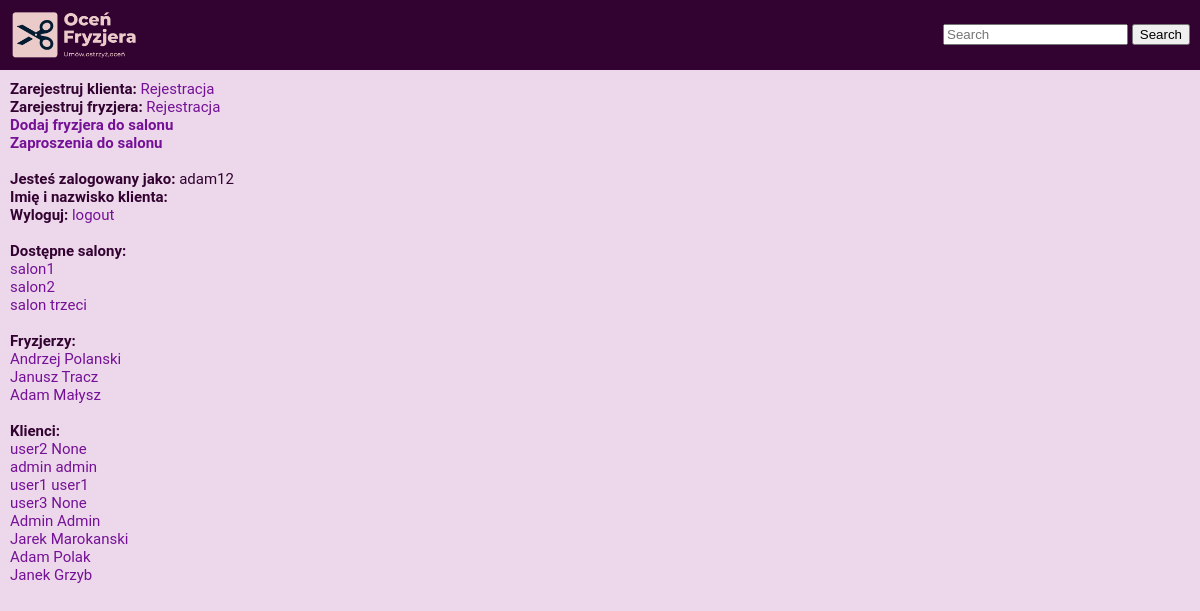
The page / (signed in) on the database as committed earlier.
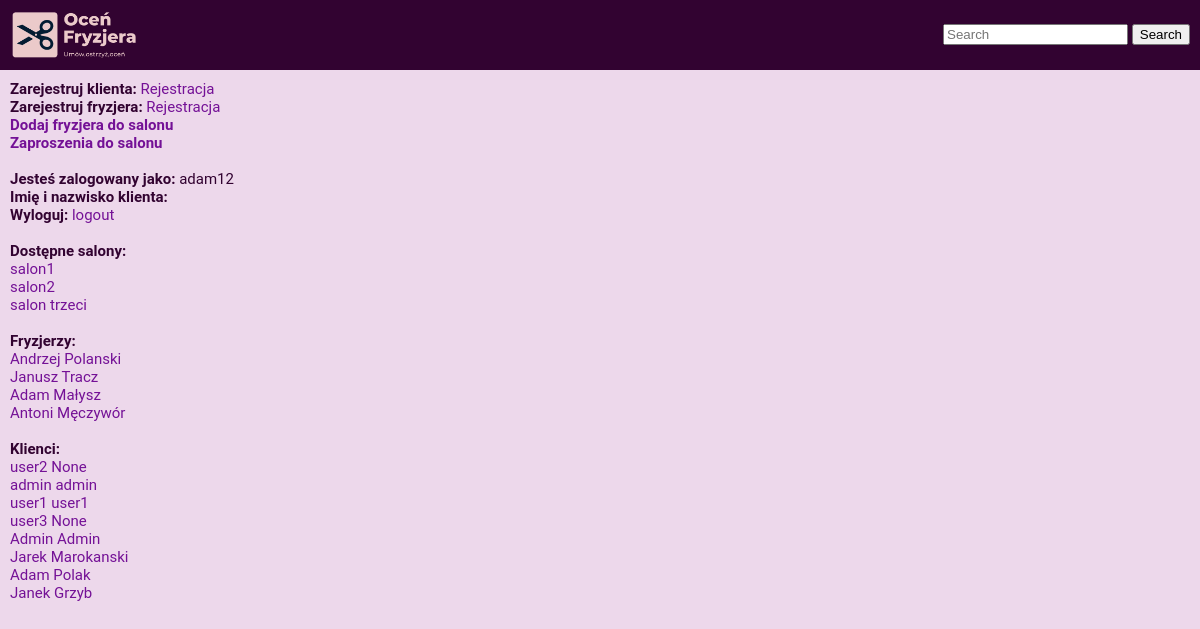
The same page on the database as committed later.
### main/models.py (models this page shows, shortened)
class Salon(models.Model):
    wlasciciel = models.ForeignKey(Fryzjer, on_delete=models.CASCADE, related_name='wlasciciel', null=True)
    fryzjer = models.ManyToManyField(Fryzjer, related_name='fryzjer')
    nazwa = models.CharField(max_length=50, default='NoName')
    NIP = models.CharField(max_length=25)
    regon = models.CharField(max_length=25)
    ulica = models.CharField(max_length=50, blank=True, null=True)
    nr_lokalu = models.IntegerField(default=0, blank=True, null=True)
    miasto = models.CharField(max_length=50)
    kod_pocztowy = models.CharField(max_length=20)
    nr_tel = models.CharField(max_length=20, default='no number')
    godzina_otwarcia = models.CharField(max_length=10, default='Brak')
    godzina_zamkniecia = models.CharField(max_length=10, default='Brak')

class Fryzjer(models.Model):
    salon_to_add = models.ManyToManyField(SalonRelationship)
    user = models.ForeignKey(User, on_delete=models.CASCADE)
    imie = models.CharField(max_length=50, null=True)
    nazwisko = models.CharField(max_length=50, null=True)
    srednia_ocena = models.FloatField(blank=True, null=True)
    ulica = models.CharField(max_length=50, blank=True, null=True)
    nr_domu = models.IntegerField(default=0, blank=True, null=True)
    miasto = models.CharField(max_length=50, null=True)
    kod_pocztowy = models.CharField(max_length=20, null=True)
    nr_tel = models.CharField(max_length=20, default='no number')
    avatar = models.ImageField(upload_to='main/static/ocen_fryzjera/avatars/fryzjers/', null=True, blank=True)
    invites = models.ManyToManyField('self', related_name='invites')
    invite_sent = models.ManyToManyField('self', blank=True, related_name='invites_sent', symmetrical=False)
    invite_received = models.ManyToManyField('self', blank=True, related_name='invites_received', symmetrical=False)

class Klient(models.Model):
    imie = models.CharField(max_length=50, null=True)
    nazwisko = models.CharField(max_length=50, null=True)
    user = models.ForeignKey(User, on_delete=models.CASCADE, related_name='klient')
    staly_klient = models.BooleanField(default=False, null=True)
    nr_telefonu = models.CharField(max_length=20, null=True, blank=True)
    ulica = models.CharField(max_length=50, blank=True, null=True)
    nr_domu = models.IntegerField(default=0, blank=True, null=True)
    miasto = models.CharField(max_length=50, null=True)
    kod_pocztowy = models.CharField(max_length=20, null=True)
    avatar = models.ImageField(upload_to='main/static/ocen_fryzjera/avatars/klients/', null=True, blank=True)

### main/views.py (the view)
# urls.py: path('', views.home, name='home'),
@login_required
def home(request):
    salony = Salon.objects.all()
    fryzjerzy = Fryzjer.objects.all()
    klienci = Klient.objects.all()
    user_klient = Klient.objects.all().filter(user=request.user).first()
    context = {
        'user_klient': user_klient,
        'salony': salony,
        'fryzjerzy': fryzjerzy,
        'klienci': klienci,
    }
    return render(request, 'main/home.html', context)

### main/templates/main/home.html
{% extends 'main/base.html' %}
{% block content %}
<div><span class="heading">Zarejestruj klienta:</span> <a href="{% url 'register' %}">Rejestracja</a></div>
<div><span class="heading">Zarejestruj fryzjera:</span> <a href="{% url 'barber_register' %}">Rejestracja</a></div>
<div><span class="heading"><a href="{% url 'dodaj_fryzjera' %}">Dodaj fryzjera do salonu</a></span></div>
<div><span class="heading"><a href="{% url 'zaproszenia_do_salonu' %}">Zaproszenia do salonu</a></span></div>
<br>
{% if user.is_authenticated %}
<div><span class="heading">Jesteś zalogowany jako:</span> {{request.user.username}}</div>
<div><span class="heading">Imię i nazwisko klienta:</span> {{user_klient.imie}} {{user_klient.nazwisko}}</div>
<div><span class="heading">Wyloguj:</span> <a href ="{% url 'logout' %}">logout</a></div>
{% else %}
<div><span class="heading">Zaloguj:</span> <a href="{% url 'login' %}">login</a></div>
{% endif %}
<br>
<div><span class="heading">Dostępne salony:</span></div>
{% for salon in salony %}
<div><a href="{% url 'pokaz_salon' salon.id %}">{{salon.nazwa}}</a></div>
{% endfor %}
<br>
<div><span class="heading">Fryzjerzy:</span></div>
{% for fryzjer in fryzjerzy %}
<div><a href="{% url 'pokaz_fryzjera' fryzjer.id %}">{{fryzjer.imie}} {{fryzjer.nazwisko}}</a></div>
{% endfor %}
<br>
<div><span class="heading">Klienci:</span></div>
{% for klient in klienci %}
<div><a href="{% url 'pokaz_klienta' klient.id %}">{{klient.imie}} {{klient.nazwisko}}</a></div>
{% endfor %}
{% endblock %}

Rows that differ between the two databases and show on the page:
added Fryzjer: imie "Antoni", nazwisko "Męczywór"
